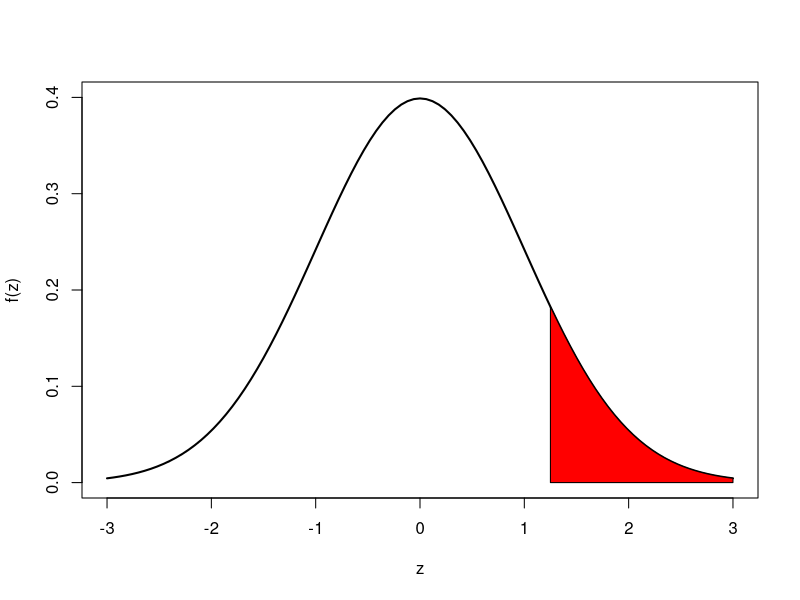

Here is the R script that generated this plot:
#Example 4.13.b, Page 154
#The answers may slightly vary due to rounding off of values

#P(Z>1.25)
#Variable to store result(1-P(Z<=1.25))
a=1-pnorm(1.25,0,1)
print(paste("The standard normal probability is", a))


#To plot the standard normal distribution bell curve
curve(dnorm, xlim = c(-3, 3), ylim = c(0, 0.4), xlab = "z", ylab="f(z)",lwd=2, col="black")
z = 1.25
pnorm(z)
x = c(z, seq(z, 3, by=.001), 3)
#plot(x)
y = c(0, dnorm(seq(z, 3, by=.001)), 0)
#plot(y)
polygon(x, y, col="red")
